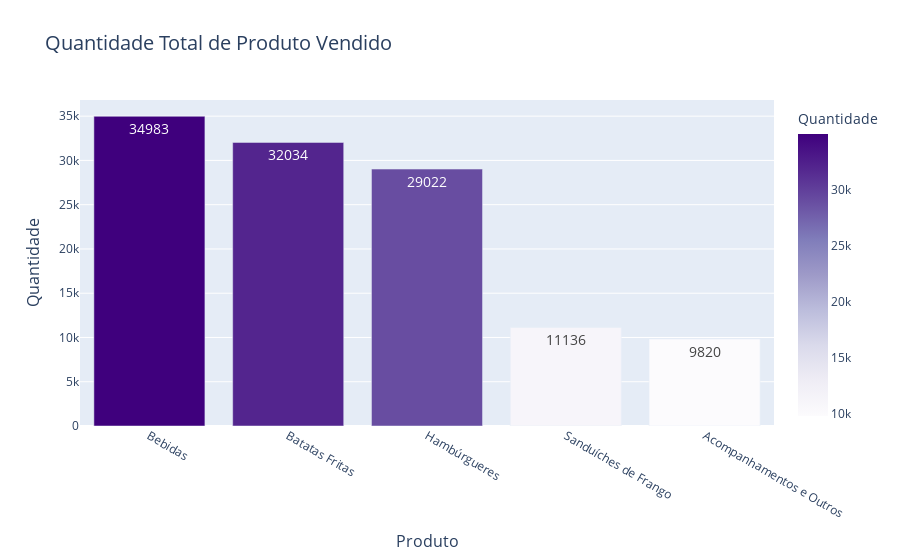

Here is the notebook cell this chart was saved with:
### Code cell
# Calcular a quantidade total por produto
quantidade_por_produto = df.groupby('Produto')['Quantidade'].sum().sort_values(ascending=False).reset_index()

# Criar gráfico de barras com gradiente rosa/roxo
fig = px.bar(
    quantidade_por_produto,
    x='Produto',
    y='Quantidade',
    title='Quantidade Total de Produto Vendido',
    labels={'Produto': 'Produto', 'Quantidade': 'Quantidade'},
    text=quantidade_por_produto['Quantidade'].apply(lambda x: f"{x:.0f}"),  # valor no topo sem casas decimais
    color='Quantidade',
    color_continuous_scale='Purples'
)

# Aumentar tamanho dos labels e título
fig.update_layout(
    xaxis_title_font=dict(size=16),
    yaxis_title_font=dict(size=16),
    title_font=dict(size=20)
)

# Aumentar o texto no topo das barras
fig.update_traces(textfont_size=14)

fig.show()

### Figure 1 — Plotly figure (JSON) as saved in the notebook; plotly's stock layout.template omitted (floating-point values rounded to 4 significant figures)
{"data": [{"alignmentgroup": "True", "hovertemplate": "Produto=%{x}<br>Quantidade=%{marker.color}<br>text=%{text}<extra></extra>", "legendgroup": "", "marker": {"color": [34980.0, 32030.0, 29020.0, 11140.0, 9820.0], "coloraxis": "coloraxis", "pattern": {"shape": ""}}, "name": "", "offsetgroup": "", "orientation": "v", "showlegend": false, "text": ["34983", "32034", "29022", "11136", "9820"], "textfont": {"size": 14}, "textposition": "auto", "type": "bar", "x": ["Bebidas", "Batatas Fritas", "Hambúrgueres", "Sanduíches de Frango", "Acompanhamentos e Outros"], "xaxis": "x", "y": [34980.0, 32030.0, 29020.0, 11140.0, 9820.0], "yaxis": "y"}], "layout": {"barmode": "relative", "coloraxis": {"colorbar": {"title": {"text": "Quantidade"}}, "colorscale": [[0, "rgb(252,251,253)"], [0.125, "rgb(239,237,245)"], [0.25, "rgb(218,218,235)"], [0.375, "rgb(188,189,220)"], [0.5, "rgb(158,154,200)"], [0.625, "rgb(128,125,186)"], [0.75, "rgb(106,81,163)"], [0.875, "rgb(84,39,143)"], [1, "rgb(63,0,125)"]]}, "legend": {"tracegroupgap": 0}, "title": {"font": {"size": 20}, "text": "Quantidade Total de Produto Vendido"}, "xaxis": {"anchor": "y", "domain": [0, 1], "title": {"font": {"size": 16}, "text": "Produto"}}, "yaxis": {"anchor": "x", "domain": [0, 1], "title": {"font": {"size": 16}, "text": "Quantidade"}}}}
